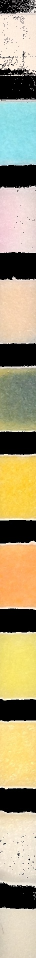
#> input picture sdflask/colorcrop2.JPG, 72 x 1915 px (shown at 1/2 size)
$ python Writing_Segmentation.py   (older library calls are emulated)
#> lines starting #> are read from the running program, lines starting #| are printed output that depends on the picture; after the words box and inside, x2 and y2 are one past the last pixel; in counts of white or black regions, pixels touching at a corner belong together
import cv2
import numpy as np
import imutils
from skimage.feature import hog
from sklearn import datasets


def get_contour_precedence(contour, cols):
    tolerance_factor = 500
    origin = cv2.boundingRect(contour)
    return ((origin[1] // tolerance_factor) * tolerance_factor) * cols + origin[0]


def seg(img):
#> called with img = 'colorcrop2.JPG'
    print("segm")
    im = cv2.imread(img)
#> im is the input picture: shape (1915, 72, 3); mean B, G, R 122.3, 155.7, 167.1
    #print(im.shape)

    im_gray = cv2.cvtColor(im, cv2.COLOR_BGR2GRAY)
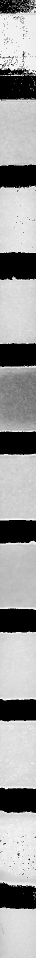
#> im_gray: shape (1915, 72) (shown at 1/2 size); min 0, max 254, mean 155.3
    im_gray = cv2.GaussianBlur(im_gray, (5, 5), 0)

    ret, im_th = cv2.threshold(im_gray, 90, 255, cv2.THRESH_BINARY_INV)
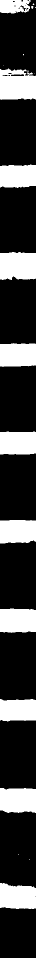
#> im_th: shape (1915, 72) (shown at 1/2 size); 25.4% white; 20 white regions (7 under 20 px), largest, box (x1, y1, x2, y2) and area: (0, 137, 72, 200) 3889, (0, 504, 72, 560) 3785, (0, 1576, 72, 1626) 3384

    #print("point5")
    #cv2.imwrite("point5.png", im_th)
    im_1b = cv2.bitwise_not(im_th)
#> im_1b: shape (1915, 72); 74.6% white; 20 black regions (7 under 20 px)
    #cv2.imwrite("point55.png",im_1b)

    im2, ctrs, hier = cv2.findContours(im_1b.copy(), cv2.RETR_EXTERNAL, cv2.CHAIN_APPROX_SIMPLE)
#> ctrs = 24 contours, 11 with area under 20; largest, box (x1, y1, x2, y2) and area: (0, 1621, 72, 1776) 10358, (0, 1440, 72, 1579) 9574, (0, 1263, 72, 1401) 9531, (0, 1081, 72, 1220) 9366, (0, 197, 72, 332) 9311

    #print("im2")
    #cv2.imwrite("first.png", im2)

    rects = [cv2.boundingRect(ctr) for ctr in ctrs]
#> rects = 24 items, first 6: (0, 1814, 72, 101), (70, 1793, 1, 1), (0, 1621, 72, 155), (0, 1440, 72, 139), (0, 1263, 72, 138), (0, 1081, 72, 139)

    digitCnts=[]

    """
    for rect in rects:
        print(rect)
        if rect[2] >= 20 and (rect[3] >= 30 and rect[3] <= 150):
            digitCnts.append(rect)
    """

#for rect in rects:
        #print(rect[0])

    cnts = sorted(ctrs,key = lambda x:get_contour_precedence(x, im.shape[1]))
#> cnts has the same summary as ctrs
    print(type(ctrs[0]))
#| <class 'numpy.ndarray'>
    #rects = sorted(rects,key = lambda x:x[0])

    boundingBoxes = [cv2.boundingRect(cnt) for cnt in cnts]
#> boundingBoxes = 24 items, first 6: (0, 372, 72, 134), (0, 197, 72, 135), (0, 0, 72, 152), (5, 150, 10, 2), (17, 150, 3, 2), (17, 146, 6, 2)
    (cnts, boundingBoxes) = zip(*sorted(zip(cnts, boundingBoxes),
                                        key=lambda b:b[1][1], reverse=False))
#> boundingBoxes = 24 items, first 6: (0, 0, 72, 152), (43, 0, 3, 3), (55, 0, 4, 3), (26, 2, 4, 2), (51, 10, 1, 1), (29, 11, 2, 2)
    print("stuff{}".format(len(boundingBoxes)))
#| stuff24

    """
    for i in range(len(cnts)):
        img = cv2.putText(im, str(i), cv2.boundingRect(cnts[i])[:2], cv2.FONT_HERSHEY_COMPLEX, 1, [125])
    cv2.imwrite('ordertest.png',img)
    """


    count = 0
    for rect in boundingBoxes:
        # Make the rectangular region around the digit
        leng = int(rect[3]*1)

        pt1 = int(rect[1] + rect[3] // 2 - leng // 2)
        pt2 = int(rect[0] + rect[2] // 2 - leng // 2)

        roi = im_th[pt1:pt1+leng, pt2:pt2+leng]
        poi = im[pt1:pt1+leng, pt2:pt2+leng]
        count += 1
        # [4 lines of commented-out code are left out]

        if( poi.shape[1] > 12 and poi.shape[0] > 10): #if shape is large enough
            count += 1
            # Draw the rectangles
            #cv2.rectangle(im, (rect[0], rect[1]), (rect[0] + rect[2], rect[1] + rect[3]), (0, 255, 0), 3)
            cv2.imwrite('crop_test/roi' + str(count)+'.png', poi)


        """
            print("x:{} , y:{} width: {}, height: {}".format(rect[0], rect[1], roi.shape[0], roi.shape[1]))

            # Resize the image
            resized_roi = imutils.resize(roi, width = 28, height = 28)
            #resized_roi = cv2.resize(roi, (28, 28), interpolation = cv2.INTER_CUBIC)
            if(resized_roi.shape != (28,28)):
                resized_roi = resized_roi = cv2.resize(roi, (28, 28), interpolation = cv2.INTER_CUBIC)
            resized_roi = cv2.dilate(resized_roi, (3, 3))
            resized_roi = cv2.bitwise_not(resized_roi)

            print("resized shape: {}".format(resized_roi.shape))
            resized_roi_hog = hog(resized_roi, orientations=9, pixels_per_cell=(14, 14), cells_per_block=(1, 1), visualise=False)
            cv2.imwrite('test_letters3/img00'+str(count)+'.png',resized_roi)
            print(resized_roi.shape)
            print(roi.shape)
        """


        """
        roi = cv2.resize(roi, (28, 28), interpolation=cv2.INTER_AREA)
        roi = cv2.dilate(roi, (3, 3))
        """
#> this loop made 24 passes
#> pass 1, in seg, `roi = im_th[pt1:pt1+leng, pt2:pt2+leng]`:
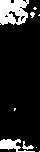
#> roi: shape (152, 40); 13.9% white; 9 white regions (5 under 20 px), largest, box (x1, y1, x2, y2) and area: (0, 0, 29, 25) 565, (0, 139, 35, 152) 200, (22, 141, 34, 150) 42, (30, 12, 35, 18) 20
#> pass 1, in seg, `poi = im[pt1:pt1+leng, pt2:pt2+leng]`:
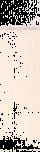
#> poi: shape (152, 40, 3); mean B, G, R 183, 193, 204.5
#> after the loop, count = 35

    cv2.imwrite('img2.png', im)


if __name__ == '__main__':
    seg('colorcrop2.JPG')
